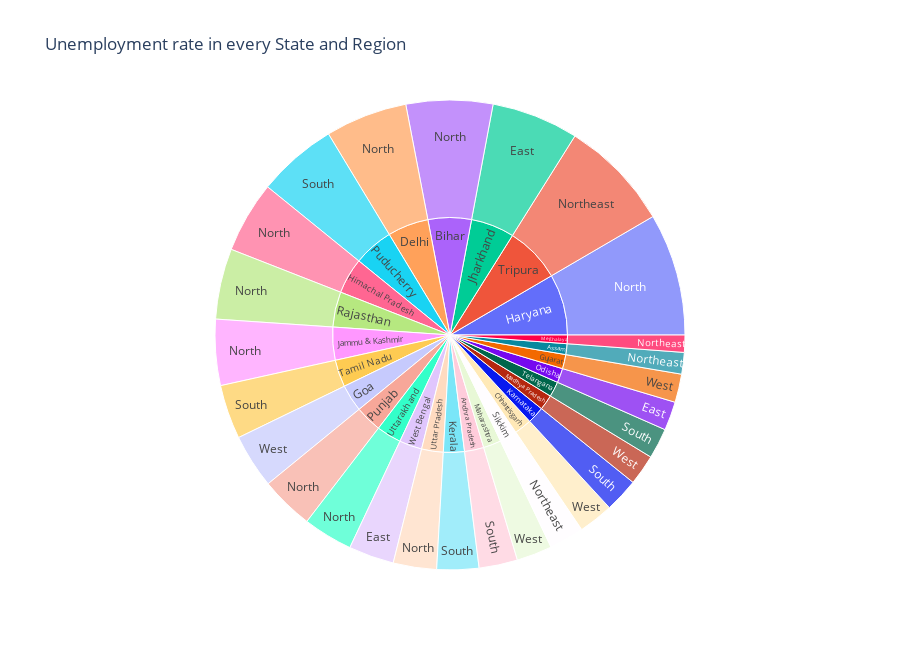

The cell this chart's notebook holds for it:
### Code cell
unemployment = data[["State", "Region", "EUR"]]

# Grouping data by State and Region, summing up EUR values
grouped_unemployment = unemployment.groupby(['State', 'Region']).sum().reset_index()

# Plotting the sunburst chart
fig = px.sunburst(grouped_unemployment, path=['State', 'Region'], values='EUR',
                  title='Unemployment rate in every State and Region',
                  height=650)
fig.show()

### Figure 1 — Plotly figure (JSON) as saved in the notebook; plotly's stock layout.template omitted (floating-point values rounded to 4 significant figures)
{"data": [{"branchvalues": "total", "domain": {"x": [0, 1], "y": [0, 1]}, "hovertemplate": "labels=%{label}<br>EUR=%{value}<br>parent=%{parent}<br>id=%{id}<extra></extra>", "ids": ["Jharkhand/East", "Odisha/East", "West Bengal/East", "Bihar/North", "Delhi/North", "Haryana/North", "Himachal Pradesh/North", "Jammu & Kashmir/North", "Punjab/North", "Rajasthan/North", "Uttar Pradesh/North", "Uttarakhand/North", "Assam/Northeast", "Meghalaya/Northeast", "Sikkim/Northeast", "Tripura/Northeast", "Andhra Pradesh/South", "Karnataka/South", "Kerala/South", "Puducherry/South", "Tamil Nadu/South", "Telangana/South", "Chhattisgarh/West", "Goa/West", "Gujarat/West", "Madhya Pradesh/West", "Maharashtra/West", "Andhra Pradesh", "Assam", "Bihar", "Chhattisgarh", "Delhi", "Goa", "Gujarat", "Haryana", "Himachal Pradesh", "Jammu & Kashmir", "Jharkhand", "Karnataka", "Kerala", "Madhya Pradesh", "Maharashtra", "Meghalaya", "Odisha", "Puducherry", "Punjab", "Rajasthan", "Sikkim", "Tamil Nadu", "Telangana", "Tripura", "Uttar Pradesh", "Uttarakhand", "West Bengal"], "labels": ["East", "East", "East", "North", "North", "North", "North", "North", "North", "North", "North", "North", "Northeast", "Northeast", "Northeast", "Northeast", "South", "South", "South", "South", "South", "South", "West", "West", "West", "West", "West", "Andhra Pradesh", "Assam", "Bihar", "Chhattisgarh", "Delhi", "Goa", "Gujarat", "Haryana", "Himachal Pradesh", "Jammu & Kashmir", "Jharkhand", "Karnataka", "Kerala", "Madhya Pradesh", "Maharashtra", "Meghalaya", "Odisha", "Puducherry", "Punjab", "Rajasthan", "Sikkim", "Tamil Nadu", "Telangana", "Tripura", "Uttar Pradesh", "Uttarakhand", "West Bengal"], "name": "", "parents": ["Jharkhand", "Odisha", "West Bengal", "Bihar", "Delhi", "Haryana", "Himachal Pradesh", "Jammu & Kashmir", "Punjab", "Rajasthan", "Uttar Pradesh", "Uttarakhand", "Assam", "Meghalaya", "Sikkim", "Tripura", "Andhra Pradesh", "Karnataka", "Kerala", "Puducherry", "Tamil Nadu", "Telangana", "Chhattisgarh", "Goa", "Gujarat", "Madhya Pradesh", "Maharashtra", "", "", "", "", "", "", "", "", "", "", "", "", "", "", "", "", "", "", "", "", "", "", "", "", "", "", ""], "type": "sunburst", "values": [195.4, 64.62, 101.9, 194.7, 184.1, 274.8, 160.7, 148.3, 119.8, 158.7, 97.37, 111.6, 48.56, 38.66, 78.34, 250.6, 86.64, 76.68, 94.34, 179.4, 121.9, 68.33, 78.19, 121.7, 63.76, 68.54, 79.79, 86.64, 48.56, 194.7, 78.19, 184.1, 121.7, 63.76, 274.8, 160.7, 148.3, 195.4, 76.68, 94.34, 68.54, 79.79, 38.66, 64.62, 179.4, 119.8, 158.7, 78.34, 121.9, 68.33, 250.6, 97.37, 111.6, 101.9]}], "layout": {"height": 650, "legend": {"tracegroupgap": 0}, "title": {"text": "Unemployment rate in every State and Region"}}}
